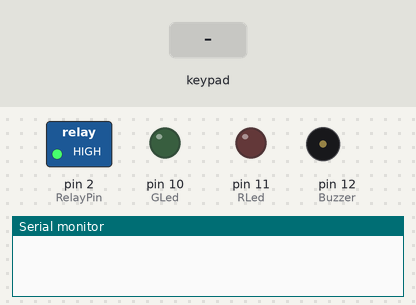
Recording of a sketch running on a simulated Arduino Uno, built with avr-gcc and run on an emulated ATmega328P. Parts: switched loads named in the sketch (green lamp = pin HIGH), output pins drawn as LEDs (lit = HIGH), buzzer (waves = sounding, pin HIGH), the last lines printed to the serial monitor. The inputs (shaded band) are chosen by the test bench.

Above: at 1.2 s.
1.3 s: key '1' pressed
At 1.6 s:
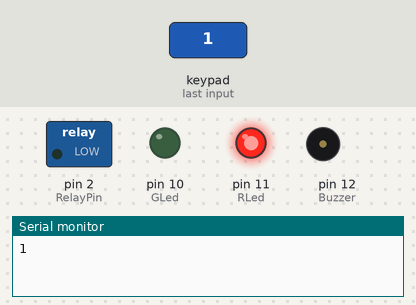
4.3 s: keypad keys 1 3 9 7 pressed 0.4 s apart
At 11.8 s:
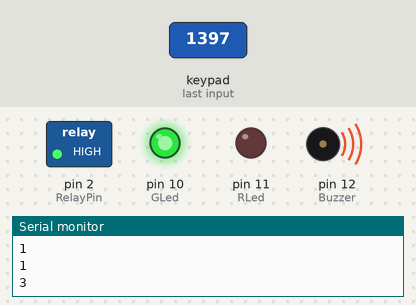
Timing chart, 0 to 13.4 s (numbered marks = the images above; inputs shaded):
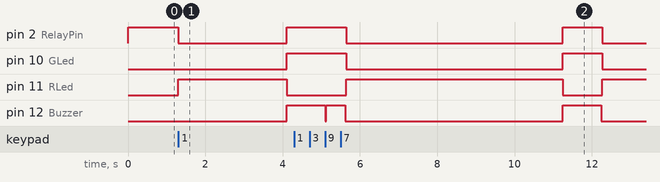

Measured:
- after the input at 1.3 s, pin 2 (RelayPin): HIGH → LOW at once, → HIGH 2.8 s later; pin 10 (GLed), pin 12 (Buzzer): LOW → HIGH after 2.8 s; pin 11 (RLed): LOW → HIGH at once, → LOW 2.8 s later
- after the input at 4.3 s, pin 2 (RelayPin), pin 10 (GLed): HIGH → LOW after 1.3 s, → HIGH 5.6 s later, → LOW 1.0 s later; pin 11 (RLed): LOW → HIGH after 1.3 s, → LOW 5.6 s later, → HIGH 1.0 s later

The sketch:

KeypadControlledRackSystem.ino
```cpp
#include <Keypad.h>

const byte ROWS = 4; //four rows
const byte COLS = 3; //three columns

char keys[ROWS][COLS] = {
  {'1','2','3'},
  {'4','5','6'},
  {'7','8','9'},
  {'*','0','#'}
};
byte rowPins[ROWS] = {9, 8, 7, 6}; //connec mt to the row pinouts of the keypad
byte colPins[COLS] = {5, 4, 3}; //connect to the column pinouts of the keypad

//Create an object of keypad
Keypad keypad = Keypad( makeKeymap(keys), rowPins, colPins, ROWS, COLS );
#define RelayPin 2
#define GLed 10
#define RLed 11
#define Buzzer 12

int count;

void setup(){
  Serial.begin(9600);
  int count=0;
  digitalWrite(RelayPin, HIGH);
  pinMode(RelayPin, OUTPUT);
  pinMode(GLed, OUTPUT);
  pinMode(RLed, OUTPUT);
  pinMode(Buzzer, OUTPUT);
}

void loop(){
  char key = keypad.getKey();// Read the key

  // Print if key pressed
  if(key){
     Serial.println(key);
    int keyCopy=key-48;
    digitalWrite(RelayPin, LOW);
    digitalWrite(GLed, LOW);
    digitalWrite(RLed, HIGH);
    digitalWrite(Buzzer, LOW);

    if(count<keyCopy)
    {
    for(int i=count;i<keyCopy;i++)
    {
      count++;
    //int a=keyCopy-count;
    delay(2800);
    if(keyCopy==count){
    digitalWrite(RelayPin, HIGH);
    digitalWrite(GLed, HIGH);
    digitalWrite(RLed, LOW);
    digitalWrite(Buzzer, HIGH);  // Turn on the buzzer
    delay(500);  // Wait for 0.5 second
    digitalWrite(Buzzer, LOW);  // Turn off the buzzer after 0.5 second
    }
    if(count==8)
    {
      count=0;
    }
    }
    }


    if(count>keyCopy)
    {
      int b=(8-count)+keyCopy;
      for(int i=0;i<b;i++)
    {
      count++;
    //int a=keyCopy-count;
    delay(2800);
    if(keyCopy==count){
    digitalWrite(RelayPin, HIGH);
    digitalWrite(GLed, HIGH);
    digitalWrite(RLed, LOW);
    digitalWrite(Buzzer, HIGH);  // Turn on the buzzer
    delay(500);  // Wait for 0.5 second
    digitalWrite(Buzzer, LOW);  // Turn off the buzzer after 0.5 second
    }
    if(count==8)
    {
      count=0;
    }
    }
    }


    if(keyCopy==keyCopy){
      digitalWrite(RelayPin, HIGH);
      digitalWrite(GLed, HIGH);
      digitalWrite(RLed, LOW);
      digitalWrite(Buzzer, HIGH);  // Turn on the buzzer
      delay(500);  // Wait for 0.5 second
      digitalWrite(Buzzer, LOW);  // Turn off the buzzer after 0.5 second
    }
    }
          }
```
